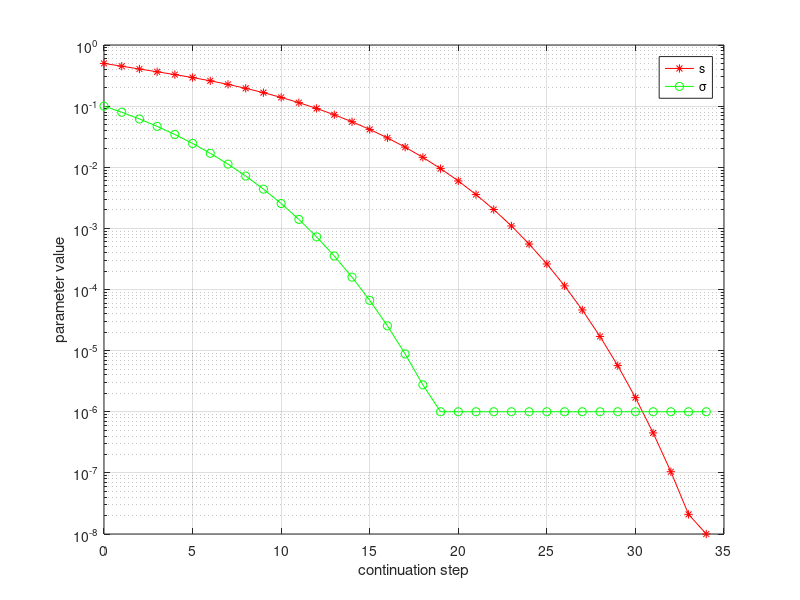

MATLAB code to generate this figure:
clear all
clc

p_Init = [5e-1; 1e-1];
p_End = [1e-8; 1e-6];

kappa_times = 0.9;
kappa_exp = 1.1;

p_test = p_Init;
continuationStepNum = 0;
while true
    if all(p_test == p_End)
        break
    else        
        p_trial = min([kappa_times .* p_test, p_test.^kappa_exp], [], 2);
        p_test = max([p_trial, p_End], [], 2);
        continuationStepNum = continuationStepNum + 1;
    end
end

p = zeros(2, continuationStepNum + 1);
p_test = p_Init;
for i = 1 : continuationStepNum + 1
    p(:, i) = p_test;
    p_trial = min([kappa_times .* p_test, p_test.^kappa_exp], [], 2);
    p_test = max([p_trial, p_End], [], 2);    
end

figure(1)
semilogy(0:continuationStepNum , p(1, :), 'r*-',...
    0:continuationStepNum , p(2, :), 'go-')
grid on
legend('s', '\sigma')
xlabel('continuation step')
ylabel('parameter value')